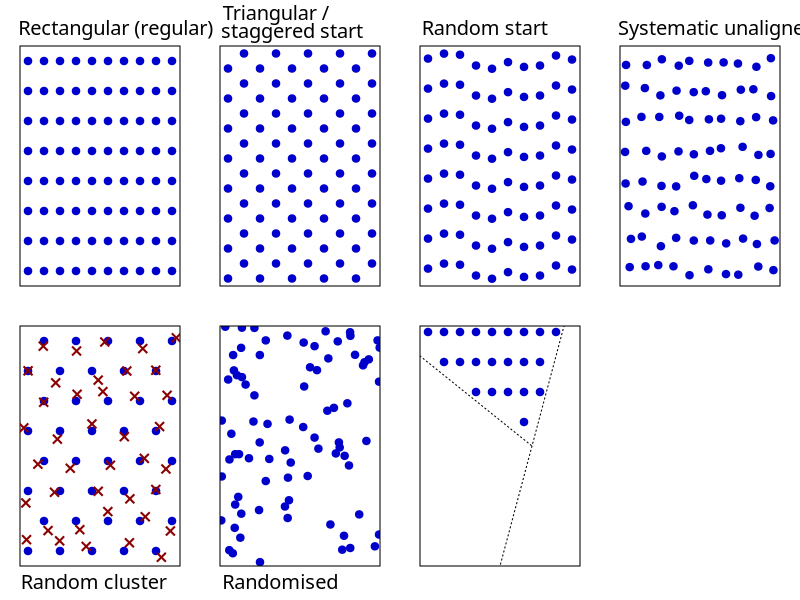

Source code (R): (Note: this script raises an error after producing the figure.)
# windowsFonts('ssp'='Source Sans Pro')
par(mfrow=c(2,4), mar=c(1,1,1,1), oma=c(0.7,0,1.3,0),mgp=c(1,0.2,0),
    cex=1, lend="square", ljoin="mitre", family='ssp')
# rectangular (regular)
plot(c(rep(1,8),rep(2,8),rep(3,8),rep(4,8),rep(5,8),
       rep(6,8),rep(7,8),rep(8,8),rep(9,8),rep(10,8)),
     c(rep(seq(1,8),10)), col="blue3", pch=19, 
     xaxt="n", yaxt="n", ann=F, 
     xlim=c(0.5,10.5), ylim=c(0.5,8.5), xaxs="i", yaxs="i")
mtext("Rectangular (regular)",3,0.35, adj=0.05, cex=1.2)
# triangular / staggered start
plot(c(rep(1,8),rep(2,8),rep(3,8),rep(4,8),rep(5,8),
       rep(6,8),rep(7,8),rep(8,8),rep(9,8),rep(10,8)),
     c(rep(c(seq(0.75,8,1),seq(1.25,8.5,1)),5)), 
     col="blue3", pch=19, 
     xaxt="n",yaxt="n",ann=F, 
     xlim=c(0.5,10.5), ylim=c(0.5,8.5), xaxs="i", yaxs="i")
mtext("Triangular /",3,1.1, adj=0.05, cex=1.2)
mtext("staggered start",3,0.2, adj=0.05, cex=1.2)
# random start
y0 <- rep(NA,10)
for (i in 1:10){
  y0[i] <- sample(seq(0,1,0.001),1)+0.5
}
y0
plot(rep(1,8),seq(y0[1],8.50001,1), col="blue3", pch=19, xaxt="n",yaxt="n",ann=F, 
     xlim=c(0.5,10.5), ylim=c(0.5,8.5), xaxs="i", yaxs="i")
for (i in 2:10){
  points(rep(i,8),seq(y0[i],8.50001,1), col="blue3", pch=19)
}
mtext("Random start",3,0.35, adj=0.05, cex=1.2)
rm(y0)
# systematic unaligned
plot(jitter(c(rep(1,8),rep(2,8),rep(3,8),rep(4,8),rep(5,8),
              rep(6,8),rep(7,8),rep(8,8),rep(9,8),rep(10,8))),
     jitter(c(rep(seq(1,8),10))), col="blue3", pch=19, xaxt="n",yaxt="n",ann=F, 
     xlim=c(0.5,10.5), ylim=c(0.5,8.5), xaxs="i", yaxs="i")
mtext("Systematic unaligned",3,0.35, adj=0.05, cex=1.2)
# random cluster
plot(c(rep(1,4),rep(2,4),rep(3,4),rep(4,4),rep(5,4),
       rep(6,4),rep(7,4),rep(8,4),rep(9,4),rep(10,4)),
     c(rep(c(seq(1,8,2),seq(2,8.5,2)),5)), col="blue3", pch=19, xaxt="n",yaxt="n",ann=F, 
     xlim=c(0.5,10.5), ylim=c(0.5,8.5), xaxs="i", yaxs="i")
points(jitter(c(rep(1,4),rep(2,4),rep(3,4),rep(4,4),rep(5,4),
       rep(6,4),rep(7,4),rep(8,4),rep(9,4),rep(10,4)),amount=0.4),
       jitter(c(rep(c(seq(1,8,2),seq(2,8.5,2)),5)),amount=0.4), 
       col="darkred", pch=4, lwd=2)
mtext("Random cluster",1,0.35, adj=0.05, cex=1.2)
# randomised
x0 <- rep(NA,80)
y0 <- rep(NA,80)
for (i in 1:80){
  x0[i] <- (10*sample(seq(0,1,0.001),1))+0.5
  y0[i] <- (8*sample(seq(0,1,0.001),1))+0.5
}
# cbind(x0,y0)
plot(x0,y0, col="blue3", pch=19, xaxt="n",yaxt="n",ann=F, 
     xlim=c(0.5,10.5), ylim=c(0.5,8.5), xaxs="i", yaxs="i")
mtext("Randomised",1,0.35, adj=0.05, cex=1.2, family = "ssp")
rm(list=c('x0','y0','i'))
#
# stratified grid
x0 <- rep(seq(0.5,9.5), 10)
y0 <- c(rep(0.5,10),rep(1.5,10),rep(2.5,10),rep(3.5,10),
        rep(4.5,10),rep(5.5,10),rep(6.5,10),rep(7.5,10))
plot(c(0,10),c(0,10), type = "n", xaxt="n", yaxt="n", ann=F, 
     xlim=c(0,10), ylim=c(0,8), xaxs="i", yaxs="i")
abline(-10,2, lty = 3)
lines(c(0,7), c(7,4), lty = 3)
for(i in 1:100){
  if(y0[i]+0.1 > -10+(2*x0[i]) & y0[i]+0.1 > 7-((3/7)*x0[i])){
    points(x0[i], y0[i]+0.3, col="blue3", pch=19)
  }
}
for(i in 1:100){
  if(y0[i] < -10+(2*x0[i])){
    points(x0[i], y0[i]-0.2, col="red3", pch=2)
  }
}
for(i in 1:100){
  if(y0[i] > -10+(2*x0[i]) & y0[i] < 7-((3/7)*x0[i])){
    points(x0[i], y0[i], col="grey40", pch=3)
  }
}
mtext("Stratified grid",1,0.35, adj=0.05, cex=1.2, family = "ssp")
#
# randomised within strata
x0 <- sample(seq(0.05, 9.95, 0.1))
y0 <- sample(seq(0.05, 7.95, 0.1))
plot(c(0,10),c(0,8), type = "n", xaxt="n", yaxt="n", ann=F, 
     xlim=c(0,10), ylim=c(0,8), xaxs="i", yaxs="i")
abline(-10,2, lty = 3)
lines(c(0,7), c(7,4), lty = 3)
for(i in 1:100){
  if(y0[i] > -10+(2*x0[i]) & y0[i] > 7-((3/7)*x0[i])){
    points(x0[i], y0[i], col="blue3", pch=19)
  }
}
for(i in 1:100){
  if(y0[i] < -10+(2*x0[i])){
    points(x0[i], y0[i], col="red3", pch=2)
  }
}
for(i in 1:100){
  if(y0[i] > -10+(2*x0[i]) & y0[i] < 7-((3/7)*x0[i])){
    points(x0[i], y0[i], col="grey40", pch=3)
  }
}
mtext("Randomised in strata",1,0.35, adj=0.05, cex=1.2, family = "ssp")
rm(list=c('x0','y0','i'))
